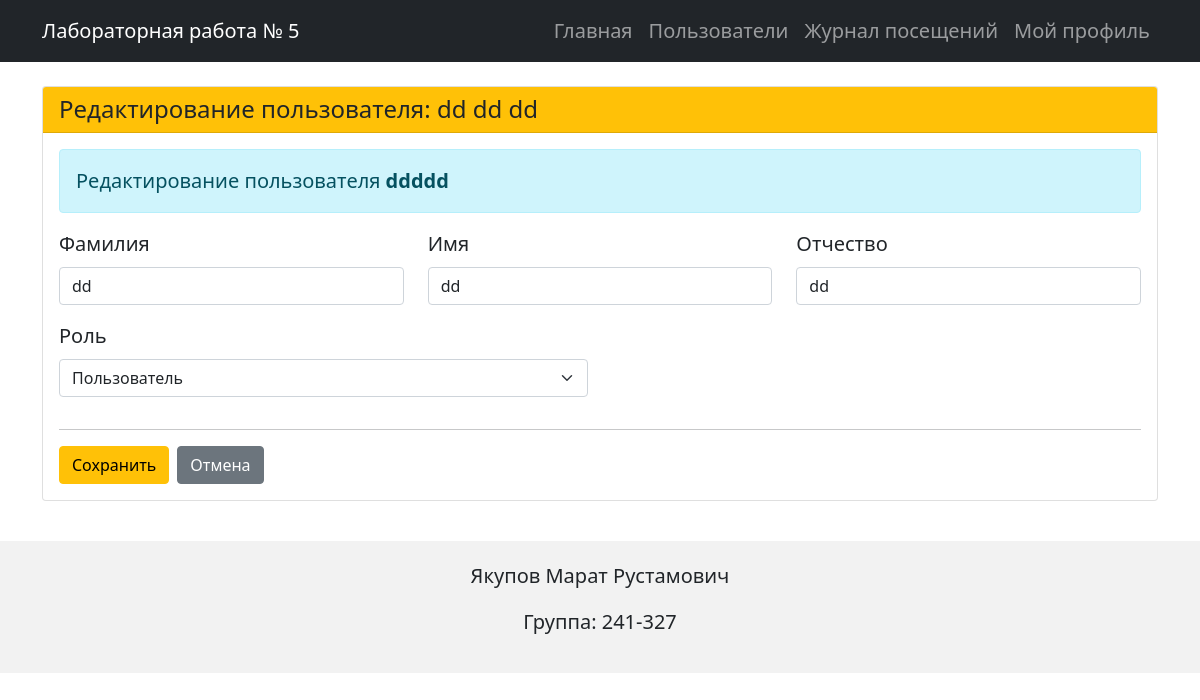
The page /users/2/edit (signed in) on the database its author committed.
### models.py (models this page shows, shortened)
class User(db.Model, UserMixin):
    __tablename__ = 'users'
    id = db.Column(db.Integer, primary_key=True)
    login = db.Column(db.String(64), unique=True, nullable=False)
    password_hash = db.Column(db.String(128), nullable=False)
    first_name = db.Column(db.String(64))
    last_name = db.Column(db.String(64), nullable=False)
    patronymic = db.Column(db.String(64))
    role_id = db.Column(db.Integer, db.ForeignKey('role.id'))
    created_at = db.Column(db.DateTime, default=datetime.now)
    role = db.relationship('Role', back_populates='users')
    visits = db.relationship('VisitLog', back_populates='user', lazy='dynamic')
    @property
    def full_name(self):
        return " ".join(filter(None, [self.last_name, self.first_name, self.patronymic]))

### views.py (the view, shortened to what this page needs)
@login_required
@check_rights(['Администратор'])
def user_edit(id):
    user = User.query.get_or_404(id)
    form = UserEditForm(obj=user)
    form.role_id.choices = [(0, 'Без роли')] + [(r.id, r.name) for r in Role.query.all()]
    if current_user.role.name == 'Пользователь':
        form.role_id.render_kw = {'disabled': True}
    return render_template("users/edit.html", form=form, user=user)

### forms.py
class UserEditForm(FlaskForm):
    first_name = StringField('Имя', validators=[
        DataRequired(message="Имя обязательно для заполнения"),
        Length(max=64, message="Имя не может быть длиннее 64 символов")
    ])
    last_name = StringField('Фамилия', validators=[
        Optional(),
        Length(max=64, message="Фамилия не может быть длиннее 64 символов")
    ])
    patronymic = StringField('Отчество', validators=[
        Optional(),
        Length(max=64, message="Отчество не может быть длиннее 64 символов")
    ])
    role_id = SelectField('Роль', coerce=int, choices=[], validators=[Optional()])
    submit = SubmitField('Сохранить')

### app.py (called while the page is built)
@login_manager.user_loader
def load_user(user_id):
    return User.query.get(int(user_id))

@app.before_request
def log_visit():
    if request.endpoint == 'static':
        return
    user_id = current_user.id if current_user.is_authenticated else None
    db.session.add(VisitLog(path=request.path, user_id=user_id))
    db.session.commit()

### templates/users/edit.html (shortened to what this page needs)
{% extends "base.html" %}
{% block content %}
<div class="card">
    <div class="card-header bg-warning text-dark">
        <h4 class="mb-0">
             Редактирование пользователя: {{ user.full_name }}
        </h4>
    </div>
    <div class="card-body">
        <div class="alert alert-info">
             Редактирование пользователя <strong>{{ user.login }}</strong>
        </div>
        <form method="POST" novalidate>
            <div class="row">
                <div class="col-md-4 mb-3">
                    {{ form.last_name.label(class="form-label") }}
                    {{ form.last_name(class="form-control" + (" is-invalid" if form.last_name.errors else "")) }}
                </div>
                <div class="col-md-4 mb-3">
                    {{ form.first_name.label(class="form-label") }}
                    {{ form.first_name(class="form-control" + (" is-invalid" if form.first_name.errors else "")) }}
                </div>
                <div class="col-md-4 mb-3">
                    {{ form.patronymic.label(class="form-label") }}
                    {{ form.patronymic(class="form-control" + (" is-invalid" if form.patronymic.errors else "")) }}
                </div>
            </div>
            <div class="row">
                <div class="col-md-6 mb-3">
                    {{ form.role_id.label(class="form-label") }}
                    {{ form.role_id(class="form-select" + (" is-invalid" if form.role_id.errors else "")) }}
                </div>
            </div>
            <hr>
            <div class="d-flex gap-2">
                {{ form.submit(class="btn btn-warning") }}
                <a href="{{ url_for('users_list') }}" class="btn btn-secondary">Отмена</a>
            </div>
        </form>
    </div>
</div>
{% endblock %}

### static/styles.css (style rules this page uses)
body { font-size: 1.25rem; }

### rows shown on the page
User: full_name "dd dd dd", login "ddddd", last_name "dd", first_name "dd", patronymic "dd", role_id "Пользователь"
